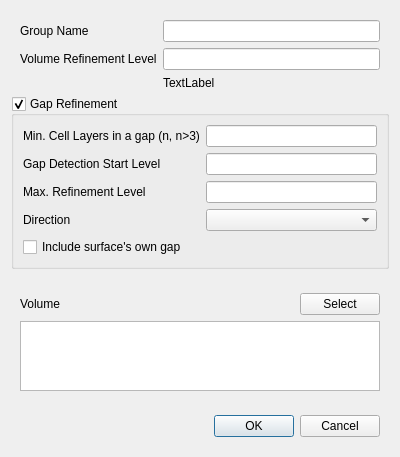
<?xml version="1.0" encoding="UTF-8"?>
<ui version="4.0">
 <class>VolumeeRefinementDialog</class>
 <widget class="QDialog" name="VolumeeRefinementDialog">
  <property name="geometry">
   <rect>
    <x>0</x>
    <y>0</y>
    <width>400</width>
    <height>457</height>
   </rect>
  </property>
  <property name="windowTitle">
   <string>Volume Refinement</string>
  </property>
  <layout class="QVBoxLayout" name="verticalLayout">
   <item>
    <widget class="QWidget" name="parameters" native="true">
     <layout class="QFormLayout" name="formLayout">
      <property name="bottomMargin">
       <number>0</number>
      </property>
      <item row="0" column="0">
       <widget class="QLabel" name="label">
        <property name="text">
         <string>Group Name</string>
        </property>
       </widget>
      </item>
      <item row="0" column="1">
       <widget class="QLineEdit" name="groupName"/>
      </item>
      <item row="1" column="0">
       <widget class="QLabel" name="label_2">
        <property name="text">
         <string>Volume Refinement Level</string>
        </property>
       </widget>
      </item>
      <item row="1" column="1">
       <widget class="QLineEdit" name="volumeRefinementLevel"/>
      </item>
      <item row="2" column="1">
       <widget class="QLabel" name="cellSize">
        <property name="text">
         <string>TextLabel</string>
        </property>
       </widget>
      </item>
     </layout>
    </widget>
   </item>
   <item>
    <widget class="QGroupBox" name="gapRefinement">
     <property name="title">
      <string>Gap Refinement</string>
     </property>
     <property name="checkable">
      <bool>true</bool>
     </property>
     <layout class="QFormLayout" name="formLayout_2">
      <item row="0" column="0">
       <widget class="QLabel" name="label_3">
        <property name="text">
         <string>Min. Cell Layers in a gap (n, n&gt;3)</string>
        </property>
       </widget>
      </item>
      <item row="0" column="1">
       <widget class="QLineEdit" name="minCellLayers"/>
      </item>
      <item row="1" column="0">
       <widget class="QLabel" name="label_5">
        <property name="text">
         <string>Gap Detection Start Level</string>
        </property>
       </widget>
      </item>
      <item row="1" column="1">
       <widget class="QLineEdit" name="detectionStartLevel"/>
      </item>
      <item row="2" column="0">
       <widget class="QLabel" name="label_6">
        <property name="text">
         <string>Max. Refinement Level</string>
        </property>
       </widget>
      </item>
      <item row="2" column="1">
       <widget class="QLineEdit" name="maxRefinementLevel"/>
      </item>
      <item row="3" column="0">
       <widget class="QLabel" name="label_7">
        <property name="text">
         <string>Direction</string>
        </property>
       </widget>
      </item>
      <item row="3" column="1">
       <widget class="EnumComboBox" name="direction"/>
      </item>
      <item row="4" column="0" colspan="2">
       <widget class="QCheckBox" name="gapSelf">
        <property name="text">
         <string>Include surface's own gap</string>
        </property>
       </widget>
      </item>
     </layout>
    </widget>
   </item>
   <item>
    <widget class="QWidget" name="widget_3" native="true">
     <layout class="QVBoxLayout" name="verticalLayout_2">
      <item>
       <widget class="QWidget" name="widget_2" native="true">
        <layout class="QHBoxLayout" name="horizontalLayout">
         <property name="leftMargin">
          <number>0</number>
         </property>
         <property name="rightMargin">
          <number>0</number>
         </property>
         <property name="bottomMargin">
          <number>0</number>
         </property>
         <item>
          <widget class="QLabel" name="label_4">
           <property name="text">
            <string>Volume</string>
           </property>
          </widget>
         </item>
         <item>
          <spacer name="horizontalSpacer">
           <property name="orientation">
            <enum>Qt::Horizontal</enum>
           </property>
           <property name="sizeHint" stdset="0">
            <size>
             <width>232</width>
             <height>20</height>
            </size>
           </property>
          </spacer>
         </item>
         <item>
          <widget class="QPushButton" name="select">
           <property name="text">
            <string>Select</string>
           </property>
          </widget>
         </item>
        </layout>
       </widget>
      </item>
      <item>
       <widget class="QListWidget" name="volumes">
        <property name="selectionMode">
         <enum>QAbstractItemView::NoSelection</enum>
        </property>
       </widget>
      </item>
     </layout>
    </widget>
   </item>
   <item>
    <widget class="QWidget" name="widget_5" native="true">
     <layout class="QHBoxLayout" name="horizontalLayout_2">
      <item>
       <spacer name="horizontalSpacer_2">
        <property name="orientation">
         <enum>Qt::Horizontal</enum>
        </property>
        <property name="sizeHint" stdset="0">
         <size>
          <width>181</width>
          <height>20</height>
         </size>
        </property>
       </spacer>
      </item>
      <item>
       <widget class="QPushButton" name="ok">
        <property name="text">
         <string>OK</string>
        </property>
        <property name="default">
         <bool>true</bool>
        </property>
       </widget>
      </item>
      <item>
       <widget class="QPushButton" name="cancel">
        <property name="text">
         <string>Cancel</string>
        </property>
       </widget>
      </item>
     </layout>
    </widget>
   </item>
  </layout>
 </widget>
 <customwidgets>
  <customwidget>
   <class>EnumComboBox</class>
   <extends>QComboBox</extends>
   <header>widgets.enum_combo_box</header>
  </customwidget>
 </customwidgets>
 <resources/>
 <connections>
  <connection>
   <sender>cancel</sender>
   <signal>clicked()</signal>
   <receiver>VolumeeRefinementDialog</receiver>
   <slot>reject()</slot>
   <hints>
    <hint type="sourcelabel">
     <x>344</x>
     <y>404</y>
    </hint>
    <hint type="destinationlabel">
     <x>199</x>
     <y>217</y>
    </hint>
   </hints>
  </connection>
 </connections>
</ui>
